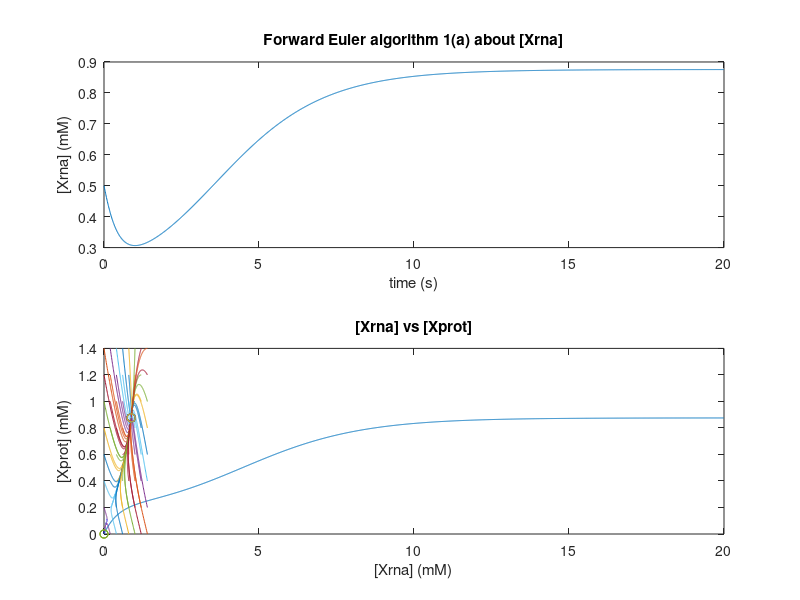

This figure's MATLAB source:
%%%% Part A
%%%% 1 (a)
Vmax = 5;
K = 20;
S1 = []; S2=[]; S3=[];
V1 = []; V2=[]; V3=[];
% h = 1
h = 1;
for (i=0:100)
    S1(i+1) = i; 
    V1(i+1) = (Vmax*(S1(i+1)^h))/(K^h + S1(i+1)^h);
end
plot(S1,V1)
% h = 2
h = 2;
for (i=0:100)
    S2(i+1) = i; 
    V2(i+1) = (Vmax*(S2(i+1)^h))/(K^h + S2(i+1)^h);
end
hold on
plot(S2,V2)
% h = 10
h = 10;
for (i=0:100)
    S3(i+1) = i; 
    V3(i+1) = (Vmax*(S3(i+1)^h))/(K^h + S3(i+1)^h);
end
plot(S3,V3)
hold off
xlabel('Substrate concentration(mM)')
ylabel('Rate of change(mM/s)')
legend('h=1','h=2','h=10')
title('Hill equation 1(a)')

%%%%% 1 (b)
Vmax = 5;
h = 2;
S1 = []; S2=[]; S3=[];
V1 = []; V2=[]; V3=[];
%K =10
K = 10;
for (i=0:100)
    S1(i+1) = i; 
    V1(i+1) = (Vmax*(S1(i+1)^h))/(K^h + S1(i+1)^h);
end
plot(S1,V1)
%K =20
K = 20;
for (i=0:100)
    S2(i+1) = i; 
    V2(i+1) = (Vmax*(S2(i+1)^h))/(K^h + S2(i+1)^h);
end
hold on
plot(S2,V2)
%K =40
K = 40;
for (i=0:100)
    S3(i+1) = i; 
    V3(i+1) = (Vmax*(S3(i+1)^h))/(K^h + S3(i+1)^h);
end
plot(S3,V3)
hold off
xlabel('Substrate concentration(mM)')
ylabel('Rate of change(mM/s)')
legend('K=10','K=20','K=40')
title('Hill equation 1(b)')

%%%% 1(c)
K = 20;
h = 2;
S1 = []; S2=[]; S3=[];
V1 = []; V2=[]; V3=[];
%Vmax=2
Vmax = 2;
for (i=0:100)
    S1(i+1) = i; 
    V1(i+1) = (Vmax*(S1(i+1)^h))/(K^h + S1(i+1)^h);
end
plot(S1,V1)
%Vmax=5
Vmax =5;
for (i=0:100)
    S2(i+1) = i; 
    V2(i+1) = (Vmax*(S2(i+1)^h))/(K^h + S2(i+1)^h);
end
hold on
plot(S2,V2)
%Vmax=10
Vmax = 10;
for (i=0:100)
    S3(i+1) = i; 
    V3(i+1) = (Vmax*(S3(i+1)^h))/(K^h + S3(i+1)^h);
end
plot(S3,V3)
hold off
xlabel('Substrate concentration(mM)')
ylabel('Rate of change(mM/s)')
legend('Vmax=2','Vmax=5','Vmax=10')
title('Hill equation 1(c)')

%%%% 2(b)
K = 50; h = 4;
S1 = []; V1 = [];
Vmax = 20;
for (i=0:100)
    S1(i+1) = i; 
    V1(i+1) = (Vmax*(S1(i+1)^h))/(K^h + S1(i+1)^h);
end
plot(S1,V1)
xlabel('Substrate concentration(mM)')
ylabel('Rate of change(mM/s)')
title('Hill equation 2(b)')

%%%% 3 (a)
h=4; Vmax = 20; K=50;
totaltime = 10;
stepsize = 0.01;
numsteps = totaltime/stepsize;

% let S = [S] : the concetration of substrate
S = zeros(numsteps,1);
t = zeros(numsteps,1);

S(1)=100; t(1)=0;

for (i=1:numsteps-1)
    dS_dt = -Vmax*(S(i)^h)/(K^h + S(i)^h);
    S(i+1) = S(i) + dS_dt*stepsize;
    t(i+1) = t(i) + stepsize;
end

plot(t,S)
xlabel('time (s)')
ylabel('[S] (mM)')
title('Forward Euler algorithm 3(a)')



%%%% Part B
%%%% 1 (a)

% Xprot means [Xprot] Xrna means [Xrna] from the ODE
% CXprot means Xprot  CXrna means Xrna from the ODE
% K = K(1/2)
w=1; u=1; CXprot=1; CXrna=1; K=0.33;
totaltime = 20;
stepsize = 0.01;
numsteps = totaltime/stepsize;

Xprot = zeros(numsteps,1);
Xrna = zeros(numsteps,1);
t = zeros(numsteps,1);

Xprot(1)=0.5; Xrna(1)=0.5; t(1)=0;

for (i=1:numsteps-1)
    dXrna_dt = u*(Xprot(i)^2)/(K^2+Xprot(i)^2)-CXrna*Xrna(i);
    dXprot_dt = w*Xrna(i) - CXprot*Xprot(i);
    Xrna(i+1) = Xrna(i) + dXrna_dt*stepsize;
    Xprot(i+1) = Xprot(i) + dXprot_dt*stepsize;
    t(i+1) = t(i) + stepsize;
end
figure(1)
subplot(2,1,1)
plot(t,Xrna)
xlabel('time (s)')
ylabel('[Xrna] (mM)')
title('Forward Euler algorithm 1(a) about [Xrna]')
subplot(2,1,2)
plot(t,Xprot)
ylabel('[Xprot] (mM)')
xlabel('time (s)')
title('Forward Euler algorithm 1(a) about [Xprot]')

%%%% 1 (b)

w=1; u=1; CXprot=1; CXrna=1; K=0.33;
totaltime = 20;
stepsize = 0.01;
numsteps = totaltime/stepsize;

Xprot = zeros(numsteps,1);
Xrna = zeros(numsteps,1);
t = zeros(numsteps,1);

Xprot(1)=0.2; Xrna(1)=0; t(1)=0;

for (i=1:numsteps-1)
    dXrna_dt = u*(Xprot(i)^2)/(K^2+Xprot(i)^2)-CXrna*Xrna(i);
    dXprot_dt = w*Xrna(i) - CXprot*Xprot(i);
    Xrna(i+1) = Xrna(i) + dXrna_dt*stepsize;
    Xprot(i+1) = Xprot(i) + dXprot_dt*stepsize;
    t(i+1) = t(i) + stepsize;
end
figure(1)
subplot(2,1,1)
plot(t,Xrna)
xlabel('time (s)')
ylabel('[Xrna] (mM)')
title('Forward Euler algorithm 1(a) about [Xrna]')
subplot(2,1,2)
plot(t,Xprot)
ylabel('[Xprot] (mM)')
xlabel('time (s)')
title('Forward Euler algorithm 1(a) about [Xprot]')

%%%% 1 (c)
w=1; u=1; CXprot=1; CXrna=1; K=0.33;
totaltime = 20;
stepsize = 0.01;
numsteps = totaltime/stepsize;

Xprot = zeros(numsteps,1);
Xrna = zeros(numsteps,1);
t = zeros(numsteps,1);

Xprot(1)=0.5; Xrna(1)=0; t(1)=0;

for (i=1:numsteps-1)
    dXrna_dt = u*(Xprot(i)^2)/(K^2+Xprot(i)^2)-CXrna*Xrna(i);
    dXprot_dt = w*Xrna(i) - CXprot*Xprot(i);
    Xrna(i+1) = Xrna(i) + dXrna_dt*stepsize;
    Xprot(i+1) = Xprot(i) + dXprot_dt*stepsize;
    t(i+1) = t(i) + stepsize;
end
figure(1)
subplot(2,1,1)
plot(t,Xrna)
xlabel('time (s)')
ylabel('[Xrna] (mM)')
title('Forward Euler algorithm 1(a) about [Xrna]')
subplot(2,1,2)
plot(t,Xprot)
ylabel('[Xprot] (mM)')
xlabel('time (s)')
title('Forward Euler algorithm 1(a) about [Xprot]')

%%%% 1 (d)

w=1; u=1; CXprot=1; CXrna=1; K=0.33;
totaltime = 20;
stepsize = 0.01;
numsteps = totaltime/stepsize;

Xprot = zeros(numsteps,1);
Xrna = zeros(numsteps,1);
t = zeros(numsteps,1);

Xprot(1)=0; Xrna(1)=0.2; t(1)=0;

for (i=1:numsteps-1)
    dXrna_dt = u*(Xprot(i)^2)/(K^2+Xprot(i)^2)-CXrna*Xrna(i);
    dXprot_dt = w*Xrna(i) - CXprot*Xprot(i);
    Xrna(i+1) = Xrna(i) + dXrna_dt*stepsize;
    Xprot(i+1) = Xprot(i) + dXprot_dt*stepsize;
    t(i+1) = t(i) + stepsize;
end
figure(1)
subplot(2,1,1)
plot(t,Xrna)
xlabel('time (s)')
ylabel('[Xrna] (mM)')
title('Forward Euler algorithm 1(a) about [Xrna]')
subplot(2,1,2)
plot(t,Xprot)
ylabel('[Xprot] (mM)')
xlabel('time (s)')
title('Forward Euler algorithm 1(a) about [Xprot]')

%%%% 1 (e)
w=1; u=1; CXprot=1; CXrna=1; K=0.33;
totaltime = 20;
stepsize = 0.01;
numsteps = totaltime/stepsize;

Xprot = zeros(numsteps,1);
Xrna = zeros(numsteps,1);
t = zeros(numsteps,1);

Xprot(1)=0; Xrna(1)=0.5; t(1)=0;

for (i=1:numsteps-1)
    dXrna_dt = u*(Xprot(i)^2)/(K^2+Xprot(i)^2)-CXrna*Xrna(i);
    dXprot_dt = w*Xrna(i) - CXprot*Xprot(i);
    Xrna(i+1) = Xrna(i) + dXrna_dt*stepsize;
    Xprot(i+1) = Xprot(i) + dXprot_dt*stepsize;
    t(i+1) = t(i) + stepsize;
end
figure(1)
subplot(2,1,1)
plot(t,Xrna)
xlabel('time (s)')
ylabel('[Xrna] (mM)')
title('Forward Euler algorithm 1(a) about [Xrna]')
subplot(2,1,2)
plot(t,Xprot)
ylabel('[Xprot] (mM)')
xlabel('time (s)')
title('Forward Euler algorithm 1(a) about [Xprot]')

%%%% 2 (a)
w=1; u=1; CXprot=1; CXrna=1; K=0.33;
totaltime = 20;
stepsize = 0.01;
numsteps = totaltime/stepsize;

Xprot = zeros(numsteps,1);
Xrna = zeros(numsteps,1);
t = zeros(numsteps,1);
for (i=0:0.2:1.4)
    Xrna(1)=i;
    for (j=0:0.2:1.4)
        Xprot(1)=j;
        t(1)=0;
        for (i=1:numsteps-1)
            dXrna_dt = u*(Xprot(i)^2)/(K^2+Xprot(i)^2)-CXrna*Xrna(i);
            dXprot_dt = w*Xrna(i) - CXprot*Xprot(i);
            Xrna(i+1) = Xrna(i) + dXrna_dt*stepsize;
            Xprot(i+1) = Xprot(i) + dXprot_dt*stepsize;
            t(i+1) = t(i) + stepsize;
        end
    end
end

%%%% 2 (b)
w=1; u=1; CXprot=1; CXrna=1; K=0.33;
totaltime = 20;
stepsize = 0.01;
numsteps = totaltime/stepsize;

Xprot = zeros(numsteps,1);
Xrna = zeros(numsteps,1);
t = zeros(numsteps,1);
n=0;
for (i=0:0.2:1.4)
    Xrna(1)=i;
    for (j=0:0.2:1.4)
        Xprot(1)=j;
        t(1)=0; n=n+1;
        for (i=1:numsteps-1)
            dXrna_dt = u*(Xprot(i)^2)/(K^2+Xprot(i)^2)-CXrna*Xrna(i);
            dXprot_dt = w*Xrna(i) - CXprot*Xprot(i);
            Xrna(i+1) = Xrna(i) + dXrna_dt*stepsize;
            Xprot(i+1) = Xprot(i) + dXprot_dt*stepsize;
            t(i+1) = t(i) + stepsize;
        end
        hold on
        plot(Xrna,Xprot)
        plot(Xrna(end),Xprot(end),'o')
        xlabel('[Xrna] (mM)')
        ylabel('[Xprot] (mM)')
        title('[Xrna] vs [Xprot]')
    end
end
hold off

